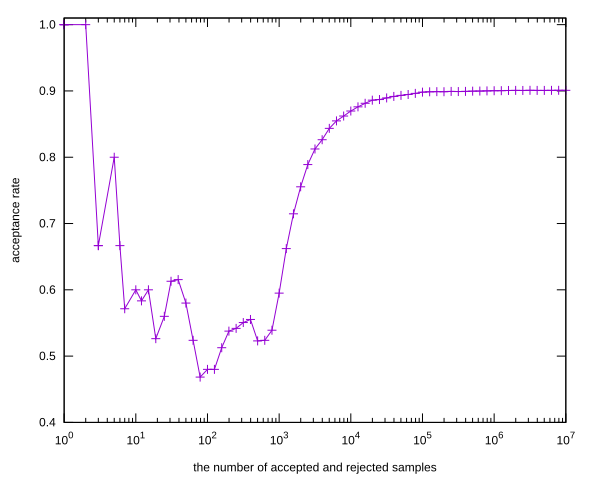

Write the gnuplot code that produced this figure.
#!/usr/bin/gnuplot -persist
#
#    
#    	G N U P L O T
#    	Version 5.4 patchlevel 2    last modified 2021-06-01 
#    
#    	Copyright (C) 1986-1993, 1998, 2004, 2007-2021
#    	Thomas Williams, Colin Kelley and many others
#    
#    	gnuplot home:     http://www.gnuplot.info
#    	faq, bugs, etc:   type "help FAQ"
#    	immediate help:   type "help"  (plot window: hit 'h')

reset session

set terminal svg size 600,480 fixed enhanced standalone font 'Arial,12' butt dashlength 1.0 
set output 'acceptance_rate.svg'

unset clip points
set clip one
unset clip two
unset clip radial
set errorbars front 1.000000 
set border 31 front lt black linewidth 1.000 dashtype solid
set zdata 
set ydata 
set xdata 
set y2data 
set x2data 
set boxwidth
set boxdepth 0
set style fill  empty border
set style rectangle back fc  bgnd fillstyle   solid 1.00 border lt -1
set style circle radius graph 0.02 
set style ellipse size graph 0.05, 0.03 angle 0 units xy
set dummy x, y
set format x "{10}^{%L}" 
set format y "%.1f" 
set format x2 "% h" 
set format y2 "% h" 
set format z "% h" 
set format cb "% h" 
set format r "% h" 
set ttics format "% h"
set timefmt "%d/%m/%y,%H:%M"
set angles radians
set tics back
unset grid
unset raxis
set theta counterclockwise right
set style parallel front  lt black linewidth 2.000 dashtype solid
set key notitle
set key fixed right top vertical Right noreverse enhanced autotitle nobox
set key noinvert samplen 4 spacing 1 width 0 height 0 
set key maxcolumns 0 maxrows 0
set key noopaque
unset label
unset arrow
unset style line
unset style arrow
set style histogram clustered gap 2 title textcolor lt -1
unset object
unset walls
set style textbox  transparent margins  1.0,  1.0 border  lt -1 linewidth  1.0
set offsets 0, 0, 0, 0
set pointsize 1
set pointintervalbox 1
set encoding default
unset polar
unset parametric
unset spiderplot
unset decimalsign
unset micro
unset minussign
set view 60, 30, 1, 1
set view azimuth 0
set rgbmax 255
set samples 100, 100
set isosamples 10, 10
set surface 
unset contour
set cntrlabel  format '%8.3g' font '' start 5 interval 20
set mapping cartesian
set datafile separator whitespace
set datafile nocolumnheaders
unset hidden3d
set cntrparam order 4
set cntrparam linear
set cntrparam levels 5
set cntrparam levels auto
set cntrparam firstlinetype 0 unsorted
set cntrparam points 5
set size ratio 0 1,1
set origin 0,0
set style data points
set style function lines
unset xzeroaxis
unset yzeroaxis
unset zzeroaxis
unset x2zeroaxis
unset y2zeroaxis
set xyplane relative 0.5
set tics scale  1, 0.5, 1, 1, 1
set mxtics default
set mytics default
set mztics default
set mx2tics default
set my2tics default
set mcbtics default
set mrtics default
set nomttics
set xtics border in scale 1,0.5 mirror norotate  autojustify
set xtics  norangelimit logscale autofreq 
set ytics border in scale 1,0.5 mirror norotate  autojustify
set ytics  norangelimit autofreq 
set ztics border in scale 1,0.5 nomirror norotate  autojustify
set ztics  norangelimit autofreq 
unset x2tics
unset y2tics
set cbtics border in scale 1,0.5 mirror norotate  autojustify
set cbtics  norangelimit autofreq 
set rtics axis in scale 1,0.5 nomirror norotate  autojustify
set rtics  norangelimit autofreq 
unset ttics
set title "" 
set title  font "" textcolor lt -1 norotate
set timestamp bottom 
set timestamp "" 
set timestamp  font "" textcolor lt -1 norotate
set trange [ * : * ] noreverse nowriteback
set urange [ * : * ] noreverse nowriteback
set vrange [ * : * ] noreverse nowriteback
set xlabel "the number of accepted and rejected samples" 
set xlabel  font "" textcolor lt -1 norotate
set x2label "" 
set x2label  font "" textcolor lt -1 norotate
set xrange [ * : * ] noreverse writeback
set x2range [ * : * ] noreverse writeback
set ylabel "acceptance rate" 
set ylabel  font "" textcolor lt -1 rotate
set y2label "" 
set y2label  font "" textcolor lt -1 rotate
set yrange [ * : 1.01000 ] noreverse writeback
set y2range [ * : * ] noreverse writeback
set zlabel "" 
set zlabel  font "" textcolor lt -1 norotate
set zrange [ * : * ] noreverse writeback
set cblabel "" 
set cblabel  font "" textcolor lt -1 rotate
set cbrange [ * : * ] noreverse writeback
set rlabel "" 
set rlabel  font "" textcolor lt -1 norotate
set rrange [ * : * ] noreverse writeback
unset logscale
set logscale x 10
unset jitter
set zero 1e-08
set lmargin  -1
set bmargin  -1
set rmargin  -1
set tmargin  -1
set locale "C.UTF-8"
set pm3d explicit at s
set pm3d scansautomatic
set pm3d interpolate 1,1 flush begin noftriangles noborder corners2color mean
set pm3d clip z 
set pm3d nolighting
set palette positive nops_allcF maxcolors 0 gamma 1.5 color model RGB 
set palette rgbformulae 7, 5, 15
set colorbox default
set colorbox vertical origin screen 0.9, 0.2 size screen 0.05, 0.6 front  noinvert bdefault
set style boxplot candles range  1.50 outliers pt 7 separation 1 labels auto unsorted
set loadpath 
set fontpath
set psdir
set fit brief errorvariables nocovariancevariables errorscaling prescale nowrap v5
GNUTERM = "qt"
I = {0.0, 1.0}
VoxelDistance = 0.0

plot 'stats.dat' \
     binary format="%1int%3double" \
     using 1:2 \
     with linespoints \
     notitle

set output

#    EOF
